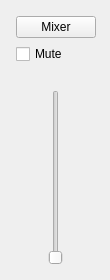
<?xml version="1.0" encoding="UTF-8"?>
<ui version="4.0">
 <class>MenuVolume</class>
 <widget class="QWidget" name="MenuVolume">
  <property name="geometry">
   <rect>
    <x>0</x>
    <y>0</y>
    <width>110</width>
    <height>280</height>
   </rect>
  </property>
  <widget class="QWidget" name="verticalLayoutWidget">
   <property name="geometry">
    <rect>
     <x>10</x>
     <y>10</y>
     <width>92</width>
     <height>261</height>
    </rect>
   </property>
   <layout class="QVBoxLayout" name="layout">
    <property name="sizeConstraint">
     <enum>QLayout::SetNoConstraint</enum>
    </property>
    <property name="leftMargin">
     <number>6</number>
    </property>
    <property name="topMargin">
     <number>6</number>
    </property>
    <property name="rightMargin">
     <number>6</number>
    </property>
    <property name="bottomMargin">
     <number>6</number>
    </property>
    <item>
     <widget class="QPushButton" name="pbnMixer">
      <property name="text">
       <string>Mixer</string>
      </property>
     </widget>
    </item>
    <item>
     <widget class="QCheckBox" name="chkMute">
      <property name="sizePolicy">
       <sizepolicy hsizetype="Expanding" vsizetype="Fixed">
        <horstretch>0</horstretch>
        <verstretch>0</verstretch>
       </sizepolicy>
      </property>
      <property name="text">
       <string>Mute</string>
      </property>
     </widget>
    </item>
    <item>
     <widget class="QLabel" name="lblVolume">
      <property name="alignment">
       <set>Qt::AlignCenter</set>
      </property>
     </widget>
    </item>
    <item>
     <widget class="QSlider" name="sldVolume">
      <property name="sizePolicy">
       <sizepolicy hsizetype="Expanding" vsizetype="Expanding">
        <horstretch>0</horstretch>
        <verstretch>0</verstretch>
       </sizepolicy>
      </property>
      <property name="maximum">
       <number>100</number>
      </property>
      <property name="orientation">
       <enum>Qt::Vertical</enum>
      </property>
     </widget>
    </item>
   </layout>
  </widget>
 </widget>
 <resources/>
 <connections/>
</ui>
